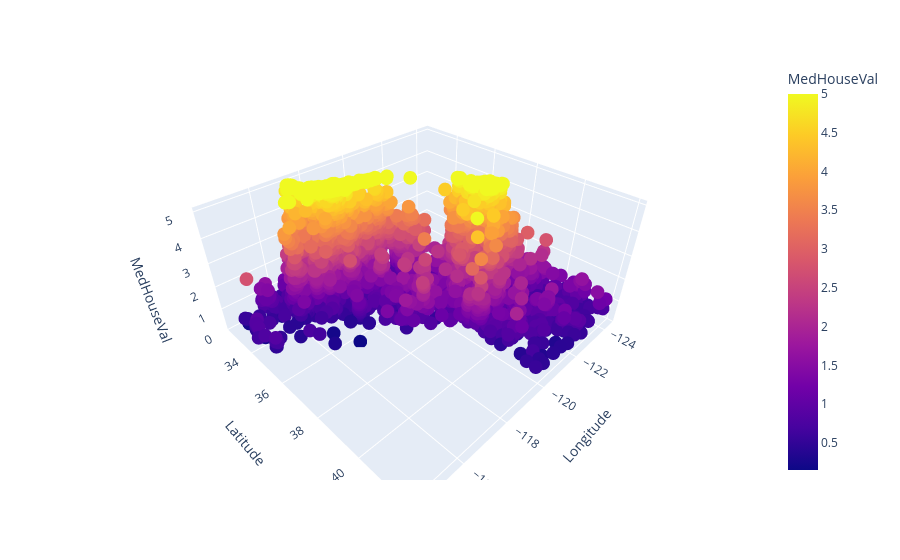

This figure's notebook cell:
### Code cell
from sklearn.datasets import fetch_california_housing

housing = fetch_california_housing(as_frame=True)
housing_df = housing.frame

fig = px.scatter_3d(
    housing_df,
    x="Longitude",
    y="Latitude",
    z="MedHouseVal",
    color="MedHouseVal",
)
fig.show()

### Figure 1 — Plotly figure (JSON) as saved in the notebook; plotly's stock layout.template omitted (floating-point values rounded to 4 significant figures; data arrays with more than 128 entries replaced by an {"elided": "..."} marker saying what was removed)
{"data": [{"hovertemplate": "Longitude=%{x}<br>Latitude=%{y}<br>MedHouseVal=%{marker.color}<extra></extra>", "legendgroup": "", "marker": {"color": {"elided": "20640 float values"}, "coloraxis": "coloraxis", "symbol": "circle"}, "mode": "markers", "name": "", "scene": "scene", "showlegend": false, "type": "scatter3d", "x": {"elided": "20640 float values"}, "y": {"elided": "20640 float values"}, "z": {"elided": "20640 float values"}}], "layout": {"coloraxis": {"colorbar": {"title": {"text": "MedHouseVal"}}, "colorscale": [[0, "#0d0887"], [0.1111, "#46039f"], [0.2222, "#7201a8"], [0.3333, "#9c179e"], [0.4444, "#bd3786"], [0.5556, "#d8576b"], [0.6667, "#ed7953"], [0.7778, "#fb9f3a"], [0.8889, "#fdca26"], [1, "#f0f921"]]}, "legend": {"tracegroupgap": 0}, "margin": {"t": 60}, "scene": {"domain": {"x": [0, 1], "y": [0, 1]}, "xaxis": {"title": {"text": "Longitude"}}, "yaxis": {"title": {"text": "Latitude"}}, "zaxis": {"title": {"text": "MedHouseVal"}}}}}
